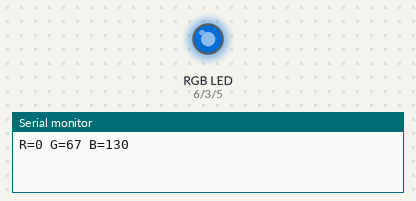
Simulated run of this program. Board: Arduino Uno, built with avr-gcc and run on an emulated ATmega328P. On the bench: an RGB LED mixed from three pins (HIGH = lit), the last lines printed to the serial monitor. Dim RGB values are drawn brighter than linear; random numbers use the default seed unless the program sets one.

Above: at 0.1 s.
At 5.1 s:
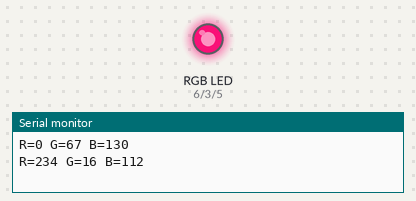
At 15.1 s:
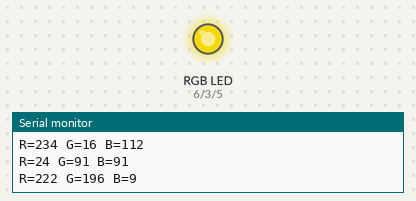
At 20.1 s:
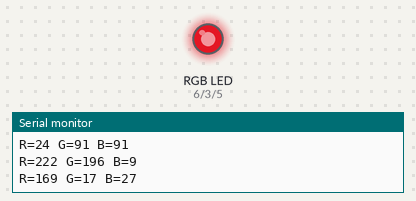
At 25.1 s:
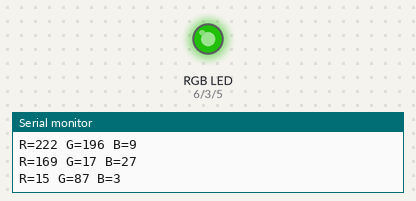
At 35.1 s:
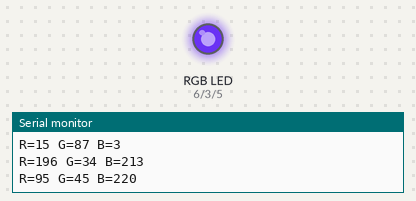
Timing chart, 0 to 36.6 s (numbered marks = the images above):
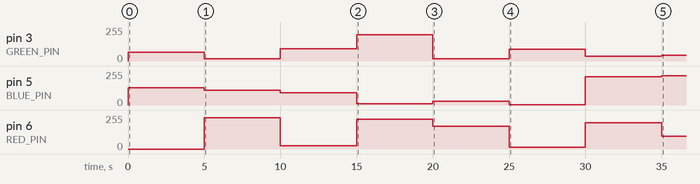

Measured:
- by itself, pin 5 (BLUE_PIN): 0/255 → 130/255 at 0.00 s, → 112/255 5.0 s later, → 91/255 5.0 s later, → 9/255 5.0 s later, … (8 changes in this stretch)
- by itself, pin 6 (RED_PIN): 0/255 → 234/255 at 5.0 s, → 24/255 5.0 s later, → 222/255 5.0 s later, → 169/255 5.0 s later, … (7 changes in this stretch)

The program:

main.cpp
```cpp
#include <Arduino.h>

// define pins
const uint8_t RED_PIN = 6;
const uint8_t GREEN_PIN = 3;
const uint8_t BLUE_PIN = 5;

void setup()
{
    randomSeed(analogRead(A0));
    pinMode(RED_PIN, OUTPUT);
    pinMode(GREEN_PIN, OUTPUT);
    pinMode(BLUE_PIN, OUTPUT);
    Serial.begin(9600);
}


uint8_t tweakIntensity(uint8_t pin)
{
    uint8_t new_light_value = random(0, 256);
    // get the current value of the pin, and return a random value
    // between 0 and 255, to play with the intensity of the led.

    return new_light_value;
}


void loop()
{
    uint8_t red_light = tweakIntensity(RED_PIN);
    uint8_t green_light = tweakIntensity(GREEN_PIN);
    uint8_t blue_light = tweakIntensity(BLUE_PIN);

    analogWrite(RED_PIN, red_light);
    analogWrite(GREEN_PIN, green_light);
    analogWrite(BLUE_PIN, blue_light);

    Serial.print("R=");  Serial.print(red_light);
    Serial.print(" G="); Serial.print(green_light);
    Serial.print(" B="); Serial.println(blue_light);

    delay(5000);
}
```
